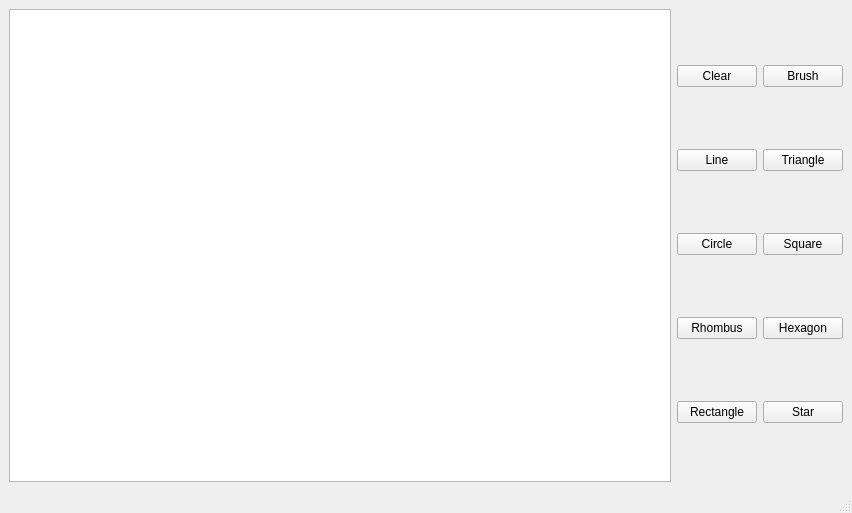
<?xml version="1.0" encoding="UTF-8"?>
<ui version="4.0">
 <class>MainWindow</class>
 <widget class="QMainWindow" name="MainWindow">
  <property name="geometry">
   <rect>
    <x>0</x>
    <y>0</y>
    <width>852</width>
    <height>513</height>
   </rect>
  </property>
  <property name="windowTitle">
   <string>MainWindow</string>
  </property>
  <widget class="QWidget" name="centralwidget">
   <layout class="QHBoxLayout" name="horizontalLayout">
    <item>
     <widget class="QGraphicsView" name="graphicsView"/>
    </item>
    <item>
     <layout class="QGridLayout" name="gridLayout">
      <item row="1" column="0">
       <widget class="QPushButton" name="LineButton">
        <property name="text">
         <string>Line</string>
        </property>
       </widget>
      </item>
      <item row="0" column="0">
       <widget class="QPushButton" name="ClearButton">
        <property name="text">
         <string>Clear</string>
        </property>
       </widget>
      </item>
      <item row="2" column="0">
       <widget class="QPushButton" name="CircleButton">
        <property name="text">
         <string>Circle</string>
        </property>
       </widget>
      </item>
      <item row="3" column="0">
       <widget class="QPushButton" name="RhombusButton">
        <property name="text">
         <string>Rhombus</string>
        </property>
       </widget>
      </item>
      <item row="1" column="1">
       <widget class="QPushButton" name="TriangleButton">
        <property name="text">
         <string>Triangle</string>
        </property>
       </widget>
      </item>
      <item row="4" column="1">
       <widget class="QPushButton" name="StarButton">
        <property name="text">
         <string>Star</string>
        </property>
       </widget>
      </item>
      <item row="2" column="1">
       <widget class="QPushButton" name="SquareButton">
        <property name="text">
         <string>Square</string>
        </property>
       </widget>
      </item>
      <item row="4" column="0">
       <widget class="QPushButton" name="RectangleButton">
        <property name="text">
         <string>Rectangle</string>
        </property>
       </widget>
      </item>
      <item row="3" column="1">
       <widget class="QPushButton" name="HexagonButton">
        <property name="text">
         <string>Hexagon</string>
        </property>
       </widget>
      </item>
      <item row="0" column="1">
       <widget class="QPushButton" name="BrushButton">
        <property name="text">
         <string>Brush</string>
        </property>
       </widget>
      </item>
     </layout>
    </item>
   </layout>
  </widget>
  <widget class="QMenuBar" name="menubar">
   <property name="geometry">
    <rect>
     <x>0</x>
     <y>0</y>
     <width>852</width>
     <height>22</height>
    </rect>
   </property>
  </widget>
  <widget class="QStatusBar" name="statusbar"/>
 </widget>
 <resources/>
 <connections/>
</ui>
